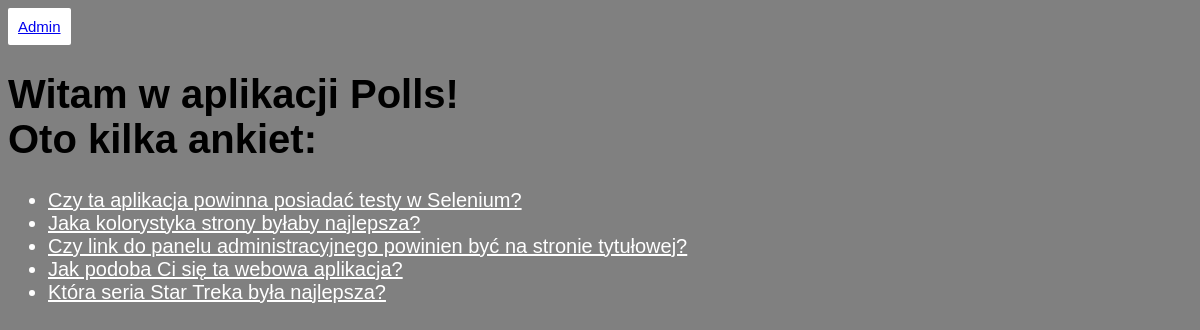
Screenshot of /polls/ with the database file from the repository.
### polls/models.py (models this page shows, shortened)
class Question(models.Model):
    question_text = models.CharField(max_length=200)
    pub_date = models.DateTimeField('Date published')
    def was_published_recently(self):
        now = timezone.now()
        return now - datetime.timedelta(days=1) <= self.pub_date <= now
    was_published_recently.admin_order_field = 'pub_date'
    was_published_recently.boolean = True
    was_published_recently.short_description = 'Published recently?'

### polls/views.py (the view)
# urls.py: path('', views.IndexView.as_view(), name = 'index'),
class IndexView(generic.ListView):
    template_name = 'polls/index.html'
    context_object_name = 'latest_question_list'
    def get_queryset(self):
        return Question.objects.filter(
            pub_date__lte=timezone.now()
        ).order_by('-pub_date')[:5]

### polls/templates/polls/index.html
{% load static %}
<link rel="stylesheet" type="text/css" href="{% static 'polls/style.css' %}">
<p3 align=center><a href="{% url 'admin:index' %}">Admin</a></p3>
<h1>Witam w aplikacji Polls! <br/> Oto kilka ankiet:</h1>
{% if latest_question_list %}
    <ul>
    {% for question in latest_question_list %}
        <li><a href="{% url 'polls:detail' question.id %}">{{ question.question_text }}</a></li>
    {% endfor %}
    </ul>
{% else %}
    <p>Nie ma żadnych ankiet!</p>
{% endif %}

### polls/static/polls/style.css (style rules this page uses)
li a { color: White; font-size: 20px; font-family: 'Arial'; }
h1 { font-size: 40px; font-family: 'Arial'; }
ul { color: White; font-size: 20px; font-family: 'Arial'; }
p3 { font-family: 'Arial'; font-size: 15px; background-color: white; color: grey; padding: 10px 10px; text-align: center; text-decoration: none; display: inline-block; border-radius: 2px; }

### rows the page displays
Question: question_text "Czy ta aplikacja powinna posiadać testy w Selenium?"
Question: question_text "Jaka kolorystyka strony byłaby najlepsza?"
Question: question_text "Czy link do panelu administracyjnego powinien być na stronie tytułowej?"
Question: question_text "Jak podoba Ci się ta webowa aplikacja?"
Question: question_text "Która seria Star Treka była najlepsza?"
